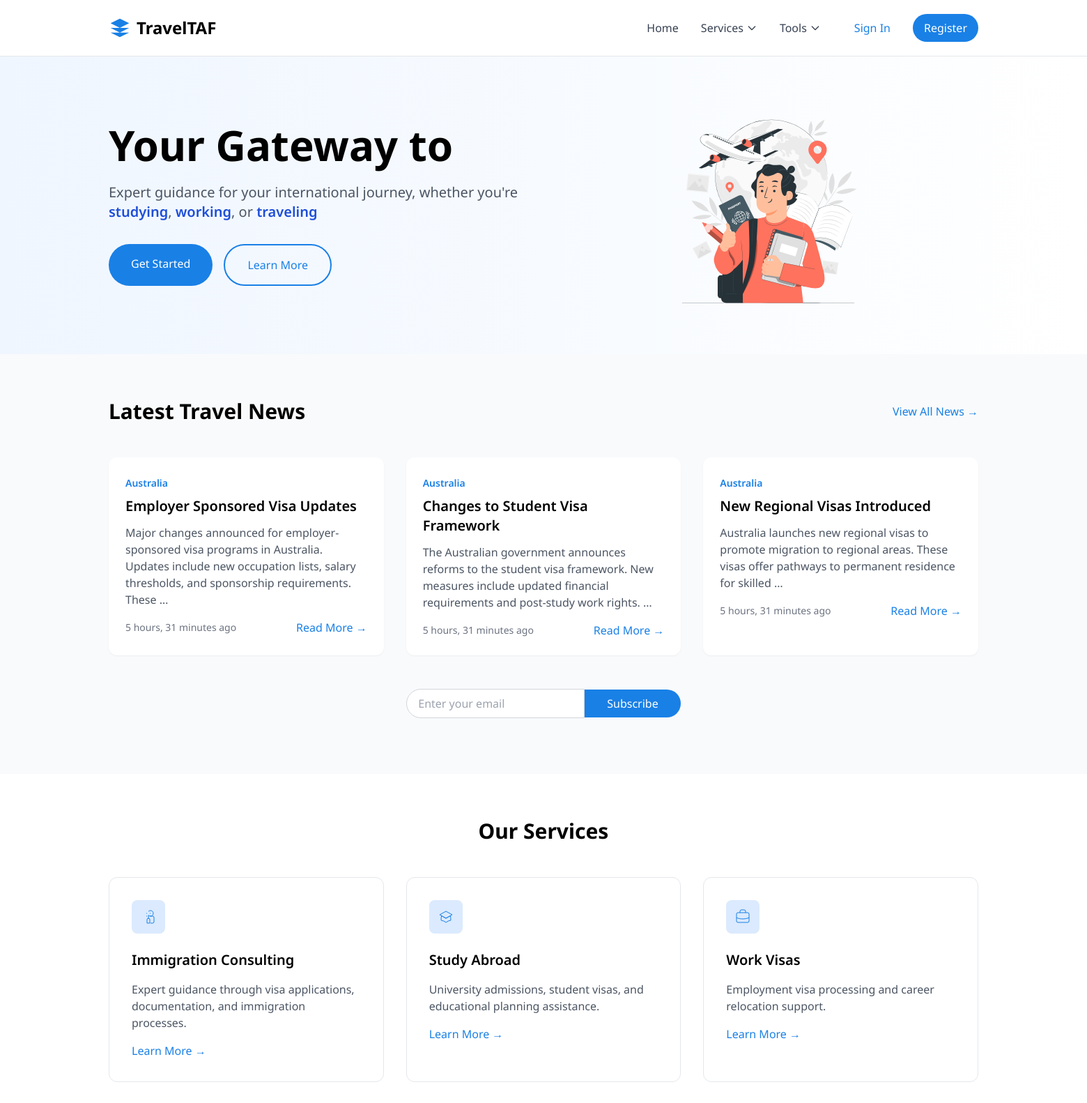
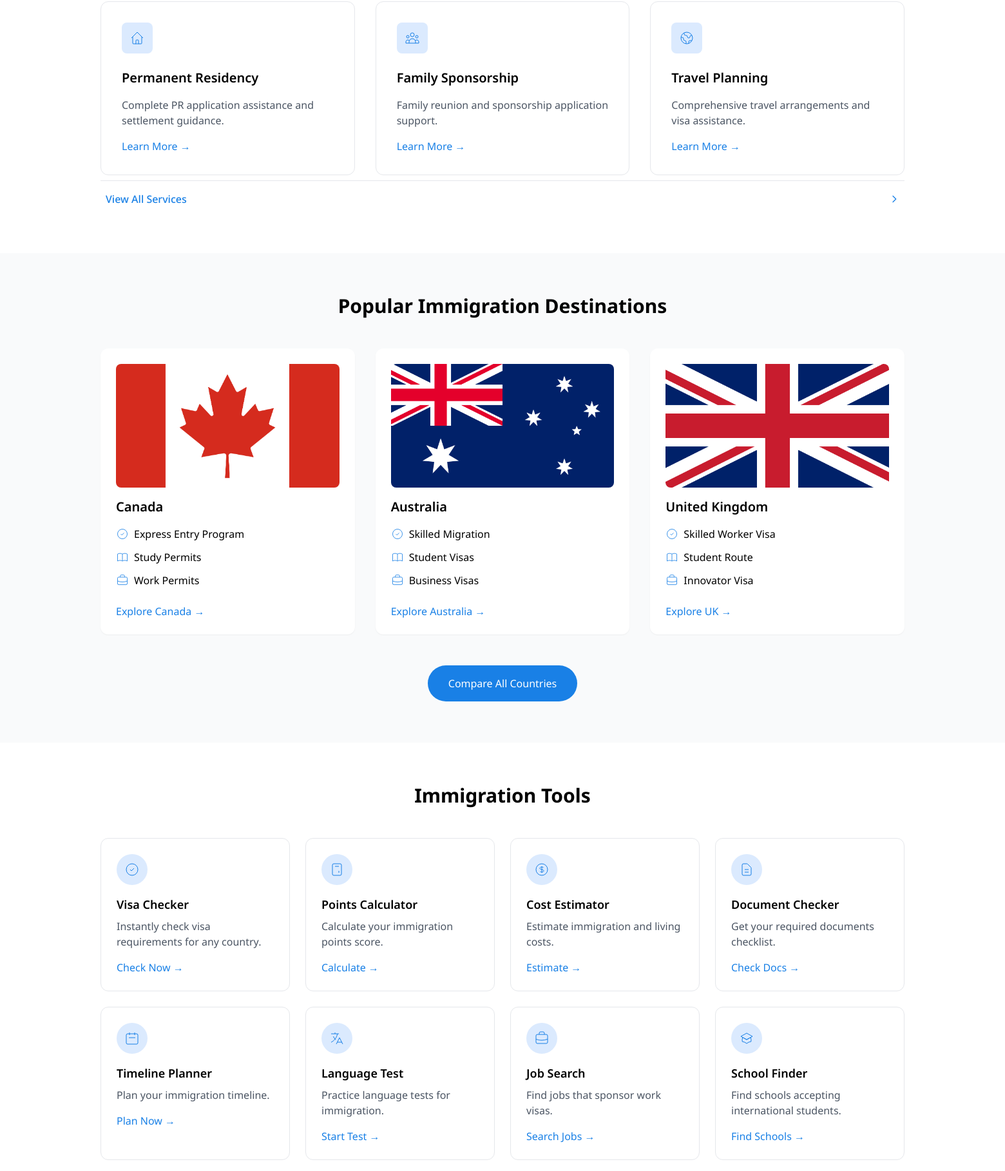
The page / (upper part) on the database its author committed (2 pictures, top to bottom).
### news/models.py (models this page shows, shortened)
class News(models.Model):
    title = models.CharField(max_length=255)
    slug = models.SlugField(unique=True)
    content = models.TextField()
    category = models.ForeignKey(NewsCategory, on_delete=models.CASCADE, related_name='news')
    published_date = models.DateTimeField(auto_now_add=True)
    updated_date = models.DateTimeField(auto_now=True)
    author = models.CharField(max_length=100)
    image = models.ImageField(upload_to='news_images/', null=True, blank=True)
    is_featured = models.BooleanField(default=False)
    is_published = models.BooleanField(default=True)
    class Meta:
        verbose_name_plural = "News Articles"
        ordering = ['-published_date']
    def get_absolute_url(self):
        return reverse('news:detail', kwargs={'slug': self.slug})

class NewsCategory(models.Model):
    name = models.CharField(max_length=100)
    slug = models.SlugField(unique=True)
    description = models.TextField(blank=True)
    class Meta:
        verbose_name_plural = "News Categories"

### main/views.py (the view)
# urls.py: path('', views.home, name='home'),
def home(request):
    latest_news = News.objects.filter(is_published=True).order_by('-published_date')[:3]
    context = {
        'title': 'Welcome to TravelTAF',
        'current_year': timezone.now().year,
        'featured_destinations': [
            {
                'name': 'Paris',
                'country': 'France',
                'description': 'The City of Light'
            },
            {
                'name': 'Tokyo',
                'country': 'Japan',
                'description': 'A blend of modern and traditional'
            },
            {
                'name': 'New York',
                'country': 'USA',
                'description': 'The City That Never Sleeps'
            },
        ],
        'latest_news': latest_news  # Add the latest news to the context
    }
    return render(request, 'home/home.html', context)

### templates/home/home.html (shortened to what this page needs)
{% extends 'base.html' %}
{% block content %}
    {% include 'home/sections/hero.html' %}
    {% include 'home/sections/news.html' %}
    {% include 'home/sections/services.html' %}
    {% include 'home/sections/countries.html' %}
    {% include 'home/sections/tools.html' %}
{% endblock %}

### templates/home/sections/news.html (shortened to what this page needs)
{% load static %}
<section class="min-h-[500px] bg-gray-50 py-16">
    <div class="max-w-7xl mx-auto px-4">
        <div class="flex justify-between items-center mb-12">
            <h2 class="text-3xl font-bold">Latest Travel News</h2>
            <a href="{% url 'news:list' %}" class="text-[#1980e6] hover:text-blue-700">View All News →</a>
        </div>
        <div class="grid grid-cols-1 md:grid-cols-2 lg:grid-cols-3 gap-8">
            {% for news in latest_news %}
            <div class="bg-white rounded-xl overflow-hidden shadow-sm hover:shadow-md transition-shadow">
                <div class="p-6">
                    <span class="text-sm text-[#1980e6] font-semibold">{{ news.category.name }}</span>
                    <h3 class="text-xl font-semibold mt-2 mb-3">{{ news.title }}</h3>
                    <p class="text-gray-600 mb-4">{{ news.content|truncatewords:20 }}</p>
                    <div class="flex justify-between items-center">
                        <span class="text-sm text-gray-500">{{ news.published_date|timesince }} ago</span>
                        <a href="{{ news.get_absolute_url }}" class="text-[#1980e6] hover:text-blue-700">Read More →</a>
                    </div>
                </div>
            </div>
            {% endfor %}
        </div>
    </div>
    <div class="text-center mt-12">
        <form id="subscribeForm" class="inline-flex items-center">
            <input type="email"
                   name="email"
                   placeholder="Enter your email"
                   class="px-4 py-2 border border-gray-300 rounded-l-full focus:outline-none focus:border-[#1980e6] w-64"
                   required>
            <button type="submit"
                    class="px-8 py-2 bg-[#1980e6] text-white rounded-r-full hover:bg-blue-700 transition-colors">
                Subscribe
            </button>
        </form>
    </div>
</section>

### static/css/index.css (style rules this page uses)
body { font-family: "Noto Serif", "Noto Sans", sans-serif; }

### templates/base.html (style rules this page uses)
body { font-family: 'Noto Sans', sans-serif; }

### rows shown on the page
News: category.name "Australia", title "Employer Sponsored Visa Updates", content "Major changes announced for employer-sponsored visa programs in Australia. Updates include new occupation lists, salary thresholds, and sponsorship requirements. These …", published_date "5 hours, 31 minutes"
News: category.name "Australia", title "Changes to Student Visa Framework", content "The Australian government announces reforms to the student visa framework. New measures include updated financial requirements and post-study work rights. …", published_date "5 hours, 31 minutes"
News: category.name "Australia", title "New Regional Visas Introduced", content "Australia launches new regional visas to promote migration to regional areas. These visas offer pathways to permanent residence for skilled …", published_date "5 hours, 31 minutes"
